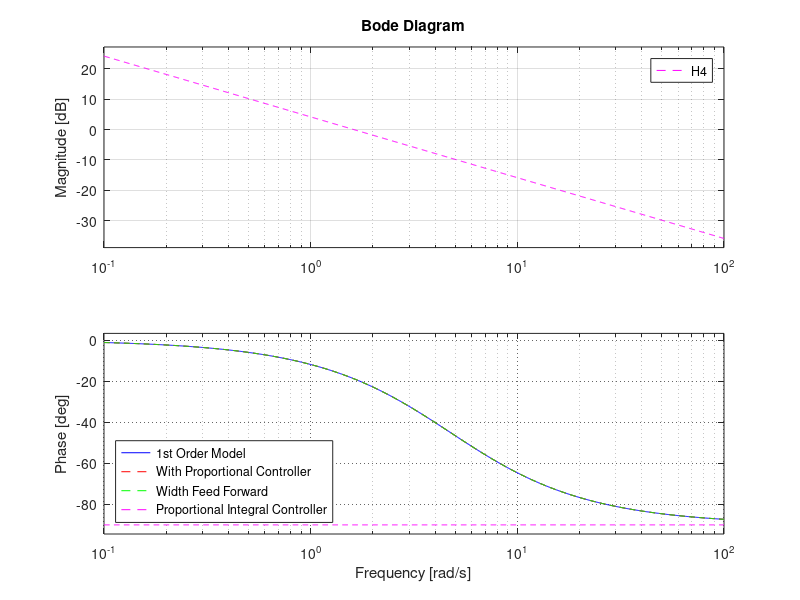

Here is the MATLAB script that generated this plot:
close all;
clear all;
clear home;
clc;

s=tf('s');

R = 0.178;      %The motor's internal resistance
L = 119.26e-6;  %The motor's inductance
ke = 1.89e-3;   %the electromotive constant
kt = 0.0016;   %The motor constant
rt = 0.166/(2*pi);
N = 187/4773;
J = 5.5980e-06;
B = 4.7088e-6;

%K = kt / (R * B + kt * ke )
K = 0.486;
tau = 0.211;
%tau = (R * J )/ (R * B + kt * ke )

num1 = K;
den1 = tau * s + 1;

H1 = num1/den1

x = 1;%Design parameter

Kp = 0.7%/(K*x)    % Originally 1/K
Ki = Kp/(tau) % Originally Kp/tau
%proportional controller
H2 = Kp * H1

%proportional controller with feed forward:
H3 = (1+Kp)*H1

%proportional integral controller (PI)
H4 = (Kp+(Ki/s))*H1
%%
bode(H1, 'b')
hold on;
bode(H2, '--r')
bode(H3, '--g')
bode(H4, '--m')

%adding legend
legend('1st Order Model', 'With Proportional Controller', 'Width Feed Forward', 'Proportional Integral Controller', 'Location', 'southwest' )

grid on
set(gca,'GridLineStyle',':', 'GridColor', 'k', 'GridAlpha', .6)